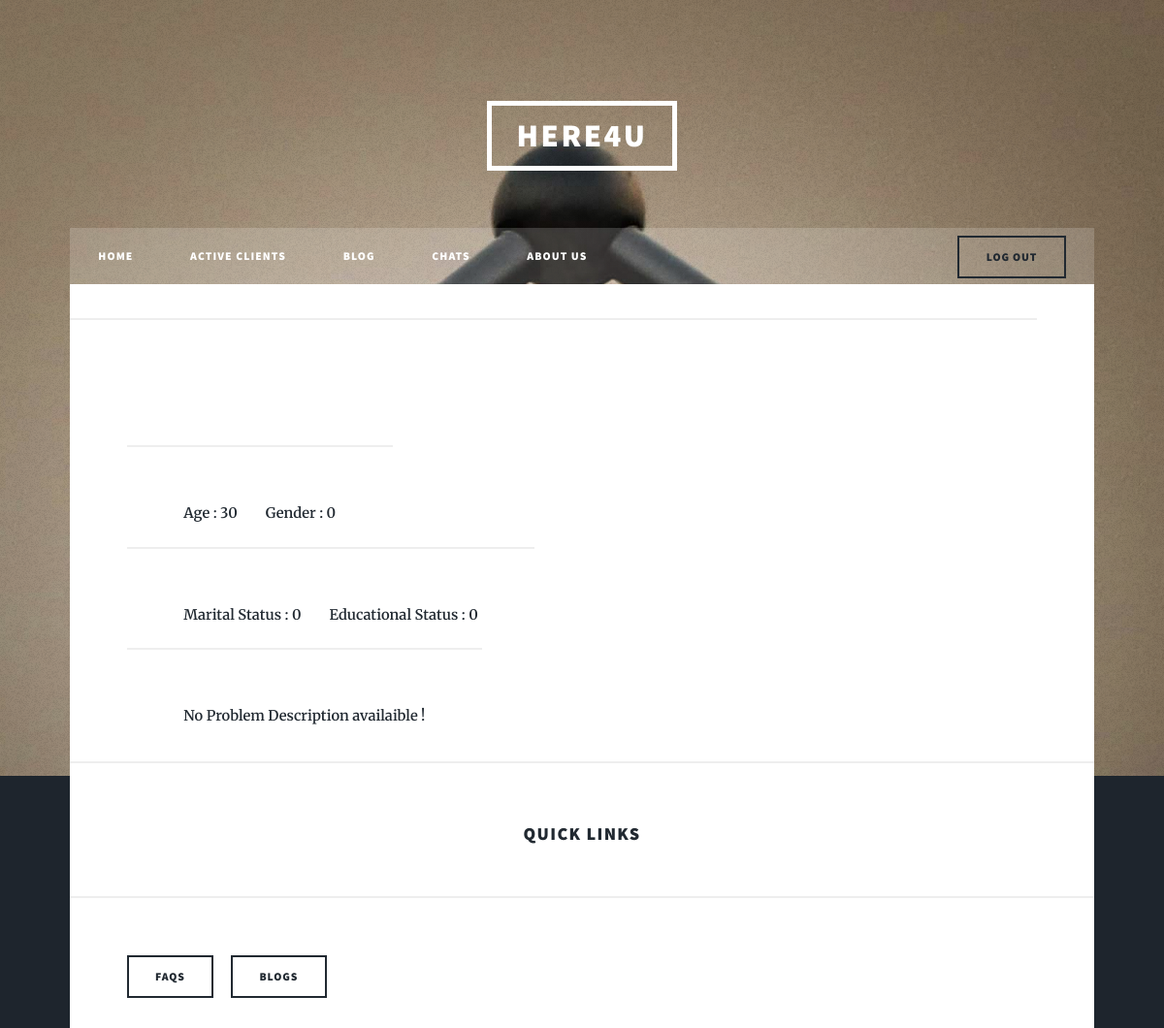
/view-description/4 (signed in, upper part), run on an earlier commit of the app's database.
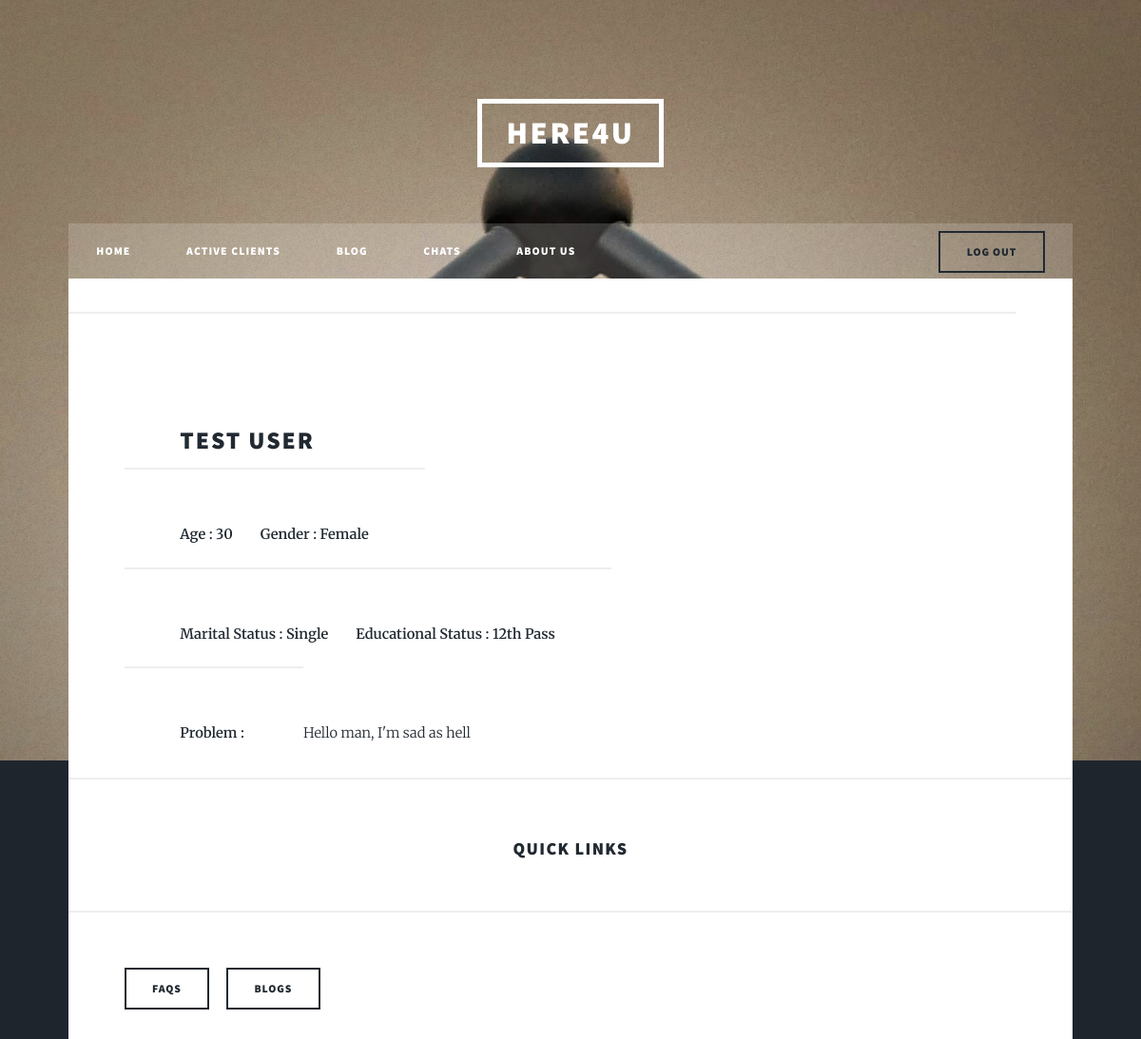
And on a later commit of the database.
### client/models.py (models this page shows, shortened)
class Clientdata(models.Model):
    User = models.OneToOneField(User,on_delete=models.SET_NULL, null=True, blank=True)
    Name=models.CharField(max_length=100)
    Gender=models.CharField(max_length=32,choices=[('Male','Male'),('Female','Female'),('Others','Others')])
    Age=models.IntegerField()
    Email=models.EmailField(primary_key=True)
    State=models.CharField(max_length=50,blank = True,null=True)
    City=models.CharField(max_length=50,blank = True,null=True)
    Marital_Status=models.CharField(max_length=32,choices=[('Single','Single'),('Commited','Commited'),('Divorced','Divorced'),('Married','Married')])
    Educational_Status=models.CharField(max_length=32,choices=[('10th Pass','10th Pass'),('12th Pass','12th Pass'),('Graduate','Graduate'),('Post_Graduate','Post_Graduate'),('Doctorate','Doctorate'),('Post_Doc','Post_Doc')])

class Description(models.Model):
    User = models.OneToOneField(User,on_delete=models.SET_NULL, null=True, blank=True)
    Message=models.CharField(max_length=1000)
    extra_data=models.FileField(upload_to='client/uploads',null=True,blank=True)

### client/views.py (the view)
# urls.py: path('view-description/<int:pk>',views.clientDescription,name='view-description'),
@login_required
def clientDescription(request,pk):
    user_check = True
    if request.user.is_authenticated:
        coun = Counsellordata.objects.all().filter(User=request.user)
        if coun:
            user_check = False
    Client = User.objects.get(id=pk)
    ClientObj = None
    userDescription = None
    findBooking = ActiveCounsellor.objects.filter(user=Client,Counsellor=request.user)
    if user_check==False and findBooking:
        userDescription = Description.objects.filter(User=Client)
        ClientObj = Clientdata.objects.get(User=Client)
    if Client==request.user:
        userDescription = Description.objects.filter(User=Client)   # If the user himself wants to see the description
        ClientObj = Clientdata.objects.get(User=Client)
    if userDescription:
        userDescription = userDescription[0]
    return render(request,'client/view-description.html',{"client":user_check,"description":userDescription,"profData":ClientObj})

### client/templates/client/view-description.html (shortened to what this page needs)
{%extends "client/base.html"%}
{%block home_state%}<li >{%endblock%}
{%if client%}}
{%block talk_state%}<li>{%endblock%}
{%block session_state%}<li>{%endblock%}
{%else%}
{%block active_state%}<li>{%endblock%}
{%endif%}
{%block blog_state%}<li>{%endblock%}
{%block message_state%}<li>{%endblock%}
{%block about_state%}<li>{%endblock%}
{%block content%}
<br>
	<div id = "main">
	{%if profData%}
	<h2>{{description.User.first_name}}</h2>
	<br>
	<b>Age : {{profData.Age}}
	&ensp;&ensp;&ensp;
	Gender : {{profData.Gender}}</b>
	<br><br><br>
	<b>Marital Status : {{profData.Marital_Status}}
	&ensp;&ensp;&ensp;
	Educational Status : {{profData.Educational_Status}}</b>
	<br><br><br>
		{%if description%}
		<b>Problem : </b>{{description.Message}}
		<br>
		{%else%}
		<b>No Problem Description availaible !</b>
		{%endif%}
	{%else%}
	<b>You're not authorized to view this !</b>
	{%endif%}
	</div>
{%endblock%}

What changed in the data, as far as the page shows it:
added Description: User.first_name "TEST USER", Message "Hello man, I'm sad as hell"
changed Clientdata: Gender "0" → "Female"; Marital_Status "0" → "Single"; Educational_Status "0" → "12th Pass"
Also different on the page:
text no longer shown: "No Problem Description availaible !"
text now shown: "Problem :"
